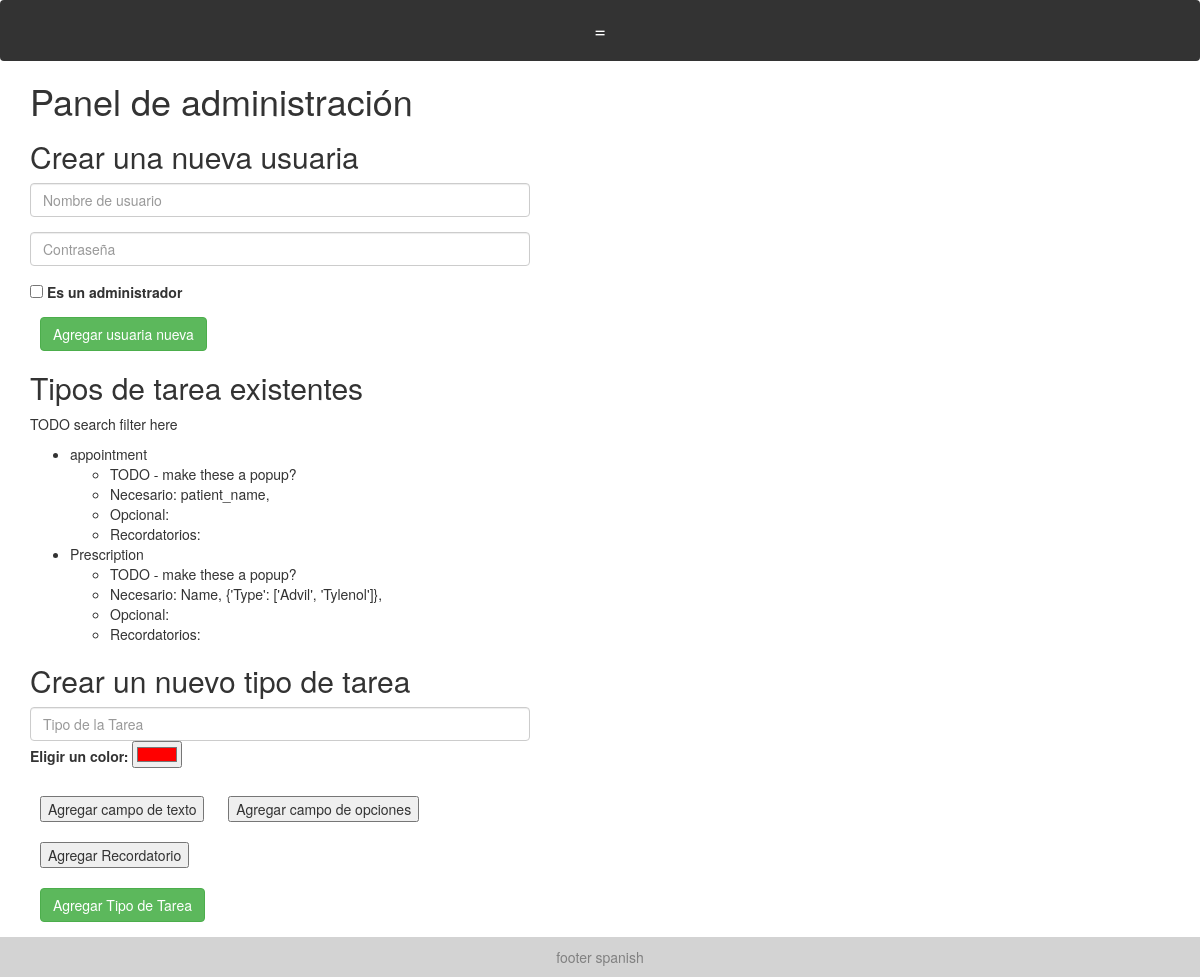
The page /dashboard (signed in) on the database as committed earlier.
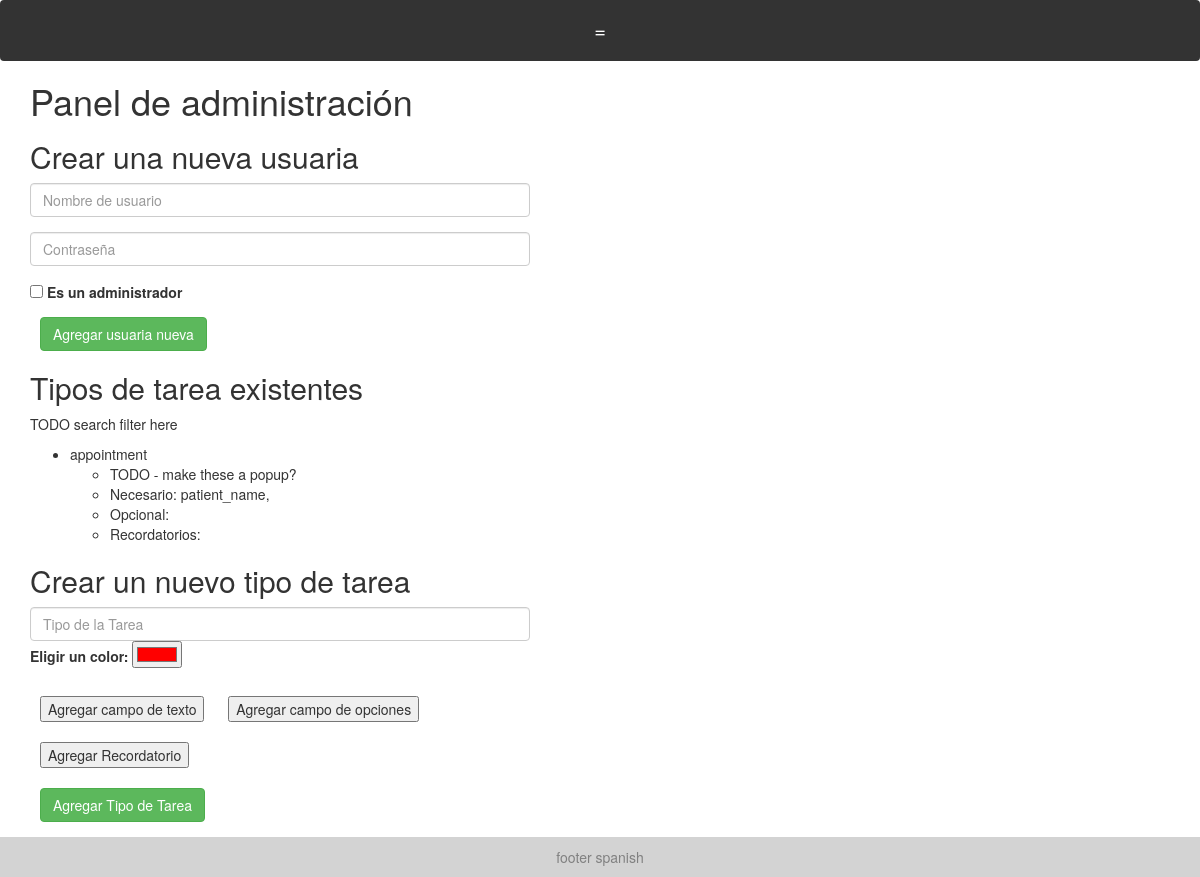
The same page on the database as committed later.
### models.py (models this page shows)
class TaskType(Base):
    __tablename__ = "task_types"
    id = Column(Integer, primary_key=True)
    task_type = Column(String)
    required_fields = Column(PickleType) # list of strings that are required keys in the fields entry of a task
    optional_fields = Column(PickleType) # list of strings that are allowed but not required keys in the fields entry of a task
    reminders = Column(PickleType) # list of dates for when reminders should go off
    color = Column(String)

### app.py (the view)
@app.route('/dashboard')
@check_login_wrapper
def dashboard():
    return render_template("dashboard.html", task_types = get_task_types(), units= UNITS)

### app.py (called while the page is built)
def check_login_wrapper(func):
    @wraps(func)
    def inner(*args, **kwargs):
        print("here")
        if "username" not in login_session:
            return redirect(url_for('login'))
        if "language" not in login_session:
            login_session["language"] = "Spanish"
        return func(*args, **kwargs)
    return inner

### database.py (called while the page is built)
def get_task_types():
    return session.query(TaskType).all()

### templates/dashboard.html (shortened to what this page needs)
{% extends "layout.html" %}
{% block body %}
  <h1>{{text['Admin Dashboard']}}</h1>
  <form action="{{ url_for('add_user') }}" method = 'post'>
  	<h2>{{text['Create a New User']}}</h2>
    <div class="form-group">
      <input id="input_username1" class="username form-control" type="text" name="username" placeholder="{{text['Username']}}">
    </div>
    <div class="form-group">
      <input id="input_password1" class="username form-control" type="text" name="password" placeholder="{{text['Password']}}">
    </div>
    <input type="checkbox" name="is_admin" value="is_admin">
	  <label for="is_admin"> {{text['Is an admin']}} </label><br>
    <button class="btn btn-success" type="submit" id="submit_new_user"> {{text['Add New User']}} </button>
  </form>
  <h2>{{text['Existing Task Types']}}</h2>
  <p> TODO search filter here </p>
  <ul>
  {% for task_type in task_types %}
    <li>{{task_type.task_type}}
      <ul>
        <li> TODO - make these a popup?</li>
        <li>{{text['Required']}}: {% for field in task_type.required_fields %} {{field}}, {% endfor %} </li>
        <li>{{text['Optional']}}: {% for field in task_type.optional_fields %} {{field}}, {% endfor %} </li>
        <li>{{text['Reminders']}}: {% for reminder in task_type.reminders %}  {{reminder.amount}} {{reminder.unit}}(s), {% endfor %} </li>
      </ul>
    </li>
  {% endfor %}
  </ul>
  <form action="{{ url_for('add_task_type') }}" method = 'post'>
    <h2>{{text['Create a New Task Type']}}</h2>
    <div class="form-group">
      <input id="task_type" class="username form-control" type="text" name="task_type" placeholder="{{text['Task Type']}}" required>
      <label for="task_color">{{text['Select color']}}:</label>
      <input type="color" id="task_color" name="task_color" value="#ff0000">
    </div>
    <button type="button" onclick="addField()" style="margin: 10px;">{{text['Add Text Field']}}</button>
    <button type="button" onclick="addOptionField()" style="margin: 10px;">{{text['Add Option Field']}}</button>
    <button type="button" onclick="addReminder()" style="margin: 10px;">{{text['Add Reminder']}}</button>
    <br>
    <button class="btn btn-success" type="submit" id="submit_new_user"> {{text['Add Task Type']}} </button>
  </form>
{%endblock%}

### templates/layout.html (shortened to what this page needs)
<!doctype html>
<html lang="en">
<head>
  <link rel="stylesheet" href="https://maxcdn.bootstrapcdn.com/bootstrap/3.3.7/css/bootstrap.min.css">
  <link rel="stylesheet" href="{{url_for('static', filename='style.css')}}">
{% set WEEKDAYS = ["Lunes", "Martes", "Miercoles", "Jueves", "Viernes", "Sabados", "Domingo"] %}
{% set UNITS = ["día", "semana", "mes"] %}
{% if session['language'] == 'English' %}
  {% for key in text %}
    {% set text=text.__setitem__(key, key) %}
  {% endfor %}
  {% set WEEKDAYS = ["Monday", "Tuesday", "Wednesday", "Thursday", "Friday", "Saturday", "Sunday"] %}
  {% set UNITS = ["day", "week", "month"] %}
{% endif %}
</head>
<body style="position: relative;  min-height: 100vh;">
<div class="navbar">
  <div class="row" style="width:100%">
    <div class="right-col" style="" >
      <div class="navbar" style="width: 100%">
        <a id="navbutton" onclick="expandNav(this)">=</a>
      </div>
    </div>
  </div>
</div>
  <div style="position:relative; margin-top:20px; margin-left: 30px; margin-right: 30px; padding-bottom: 5.5rem;    /* Footer height */">
  {% block body %}
  {% endblock %}
  </div>
  <div>
    <div class="footer">
      <span> {{text['footer']}} </span>
    </div>
  </div>
</body>
</html>

### static/style.css (style rules this page uses)
.footer { left: 0; bottom: 0; width: 100%; background-color: lightgrey; padding: 10px; color: grey; text-align: center; position: absolute; bottom: 0; width: 100%; height: 4rem; }
input { max-width: 500px; }
button { margin: 10px; }
.navbar { padding-left: 0px; padding-right: 20px; }

### templates/layout.html (style rules this page uses)
.footer { left: 0; bottom: 0; width: 100%; background-color: lightgrey; padding: 10px; color: grey; text-align: center; position: absolute; bottom: 0; width: 100%; height: 4rem; }
input { max-width: 500px; }
button { margin: 10px; }
.navbar { padding-left: 0px; padding-right: 20px; }
.navbar { font-size: 20px; }
.navbar { display: flex; background-color: #333; position: relative; width: 100%; top:0; margin-top: 0; z-index: 9999; padding-right: 0px; margin-bottom: 0px; }
.navbar a { color: white; padding: 14px 20px; text-decoration: none; text-align: center; position: relative; }
#navbutton { display: none; }
.row { margin: 0px; }
.row:after { content: ""; display: table; clear: both; }
.right-col { float: left; width: calc(100% - 244px); }
@media screen and (max-width: 1267px) { .navbar { flex-direction: column; position: relative; } }
@media screen and (max-width: 1267px) { #navbutton { display: block; } }
@media screen and (max-width: 1267px) { .right-col { float: none; width: 100%; } }

Rows that differ between the two databases and show on the page:
removed TaskType: task_type "Prescription", Required "Necesario", required_fields "Name" "{'Type': ['Advil', 'Tylenol']}", Optional "Opcional", Reminders "Recordatorios"
